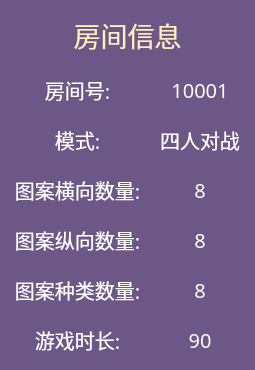
        <widget class="QWidget" name="roomInfomationWidget" native="true">
         <property name="sizePolicy">
          <sizepolicy hsizetype="Fixed" vsizetype="Preferred">
           <horstretch>0</horstretch>
           <verstretch>0</verstretch>
          </sizepolicy>
         </property>
         <property name="styleSheet">
          <string notr="true">QWidget {
	background-color: rgb(109, 87, 135);
}
QWidget#roomInfomationWidget {
	border: 2px solid rgb(255, 255, 255);
	border-radius: 5px;
}</string>
         </property>
         <layout class="QVBoxLayout" name="verticalLayout_8">
          <property name="spacing">
           <number>20</number>
          </property>
          <property name="leftMargin">
           <number>15</number>
          </property>
          <property name="topMargin">
           <number>15</number>
          </property>
          <property name="rightMargin">
           <number>15</number>
          </property>
          <property name="bottomMargin">
           <number>15</number>
          </property>
          <item>
           <widget class="QLabel" name="label_18">
            <property name="font">
             <font>
              <family>Minecraft AE</family>
              <pointsize>20</pointsize>
             </font>
            </property>
            <property name="styleSheet">
             <string notr="true">color: rgb(255, 237, 190);</string>
            </property>
            <property name="text">
             <string>房间信息</string>
            </property>
            <property name="alignment">
             <set>Qt::AlignCenter</set>
            </property>
           </widget>
          </item>
          <item>
           <layout class="QHBoxLayout" name="horizontalLayout_14">
            <property name="spacing">
             <number>20</number>
            </property>
            <item>
             <widget class="QLabel" name="label_8">
              <property name="sizePolicy">
               <sizepolicy hsizetype="Fixed" vsizetype="Preferred">
                <horstretch>0</horstretch>
                <verstretch>0</verstretch>
               </sizepolicy>
              </property>
              <property name="minimumSize">
               <size>
                <width>125</width>
                <height>0</height>
               </size>
              </property>
              <property name="maximumSize">
               <size>
                <width>125</width>
                <height>16777215</height>
               </size>
              </property>
              <property name="font">
               <font>
                <family>Minecraft AE</family>
                <pointsize>15</pointsize>
               </font>
              </property>
              <property name="styleSheet">
               <string notr="true">color: rgb(255, 255, 255);</string>
              </property>
              <property name="text">
               <string>房间号:</string>
              </property>
              <property name="alignment">
               <set>Qt::AlignCenter</set>
              </property>
             </widget>
            </item>
            <item>
             <widget class="QLabel" name="roomIdLabel">
              <property name="font">
               <font>
                <family>Minecraft AE</family>
                <pointsize>15</pointsize>
               </font>
              </property>
              <property name="styleSheet">
               <string notr="true">color: rgb(255, 255, 255);</string>
              </property>
              <property name="text">
               <string>10001</string>
              </property>
              <property name="alignment">
               <set>Qt::AlignCenter</set>
              </property>
             </widget>
            </item>
           </layout>
          </item>
          <item>
           <layout class="QHBoxLayout" name="horizontalLayout_15">
            <property name="spacing">
             <number>20</number>
            </property>
            <item>
             <widget class="QLabel" name="label_9">
              <property name="sizePolicy">
               <sizepolicy hsizetype="Fixed" vsizetype="Preferred">
                <horstretch>0</horstretch>
                <verstretch>0</verstretch>
               </sizepolicy>
              </property>
              <property name="minimumSize">
               <size>
                <width>125</width>
                <height>0</height>
               </size>
              </property>
              <property name="maximumSize">
               <size>
                <width>125</width>
                <height>16777215</height>
               </size>
              </property>
              <property name="font">
               <font>
                <family>Minecraft AE</family>
                <pointsize>15</pointsize>
               </font>
              </property>
              <property name="styleSheet">
               <string notr="true">color: rgb(255, 255, 255);</string>
              </property>
              <property name="text">
               <string>模式:</string>
              </property>
              <property name="alignment">
               <set>Qt::AlignCenter</set>
              </property>
             </widget>
            </item>
            <item>
             <widget class="QLabel" name="modeLabel">
              <property name="font">
               <font>
                <family>Minecraft AE</family>
                <pointsize>15</pointsize>
               </font>
              </property>
              <property name="styleSheet">
               <string notr="true">color: rgb(255, 255, 255);</string>
              </property>
              <property name="text">
               <string>四人对战</string>
              </property>
              <property name="alignment">
               <set>Qt::AlignCenter</set>
              </property>
             </widget>
            </item>
           </layout>
          </item>
          <item>
           <layout class="QHBoxLayout" name="horizontalLayout_13">
            <property name="spacing">
             <number>20</number>
            </property>
            <item>
             <widget class="QLabel" name="label_12">
              <property name="sizePolicy">
               <sizepolicy hsizetype="Fixed" vsizetype="Preferred">
                <horstretch>0</horstretch>
                <verstretch>0</verstretch>
               </sizepolicy>
              </property>
              <property name="minimumSize">
               <size>
                <width>125</width>
                <height>0</height>
               </size>
              </property>
              <property name="maximumSize">
               <size>
                <width>125</width>
                <height>16777215</height>
               </size>
              </property>
              <property name="font">
               <font>
                <family>Minecraft AE</family>
                <pointsize>15</pointsize>
               </font>
              </property>
              <property name="styleSheet">
               <string notr="true">color: rgb(255, 255, 255);</string>
              </property>
              <property name="text">
               <string>图案横向数量:</string>
              </property>
              <property name="alignment">
               <set>Qt::AlignCenter</set>
              </property>
             </widget>
            </item>
            <item>
             <widget class="QLabel" name="widthLabel">
              <property name="font">
               <font>
                <family>Minecraft AE</family>
                <pointsize>15</pointsize>
               </font>
              </property>
              <property name="styleSheet">
               <string notr="true">color: rgb(255, 255, 255);</string>
              </property>
              <property name="text">
               <string>8</string>
              </property>
              <property name="alignment">
               <set>Qt::AlignCenter</set>
              </property>
             </widget>
            </item>
           </layout>
          </item>
          <item>
           <layout class="QHBoxLayout" name="horizontalLayout_16">
            <property name="spacing">
             <number>20</number>
            </property>
            <item>
             <widget class="QLabel" name="label_13">
              <property name="sizePolicy">
               <sizepolicy hsizetype="Fixed" vsizetype="Preferred">
                <horstretch>0</horstretch>
                <verstretch>0</verstretch>
               </sizepolicy>
              </property>
              <property name="minimumSize">
               <size>
                <width>125</width>
                <height>0</height>
               </size>
              </property>
              <property name="maximumSize">
               <size>
                <width>125</width>
                <height>16777215</height>
               </size>
              </property>
              <property name="font">
               <font>
                <family>Minecraft AE</family>
                <pointsize>15</pointsize>
               </font>
              </property>
              <property name="styleSheet">
               <string notr="true">color: rgb(255, 255, 255);</string>
              </property>
              <property name="text">
               <string>图案纵向数量:</string>
              </property>
              <property name="alignment">
               <set>Qt::AlignCenter</set>
              </property>
             </widget>
            </item>
            <item>
             <widget class="QLabel" name="heightLabel">
              <property name="font">
               <font>
                <family>Minecraft AE</family>
                <pointsize>15</pointsize>
               </font>
              </property>
              <property name="styleSheet">
               <string notr="true">color: rgb(255, 255, 255);</string>
              </property>
              <property name="text">
               <string>8</string>
              </property>
              <property name="alignment">
               <set>Qt::AlignCenter</set>
              </property>
             </widget>
            </item>
           </layout>
          </item>
          <item>
           <layout class="QHBoxLayout" name="horizontalLayout_17">
            <property name="spacing">
             <number>20</number>
            </property>
            <item>
             <widget class="QLabel" name="label_16">
              <property name="sizePolicy">
               <sizepolicy hsizetype="Fixed" vsizetype="Preferred">
                <horstretch>0</horstretch>
                <verstretch>0</verstretch>
               </sizepolicy>
              </property>
              <property name="minimumSize">
               <size>
                <width>125</width>
                <height>0</height>
               </size>
              </property>
              <property name="maximumSize">
               <size>
                <width>125</width>
                <height>16777215</height>
               </size>
              </property>
              <property name="font">
               <font>
                <family>Minecraft AE</family>
                <pointsize>15</pointsize>
               </font>
              </property>
              <property name="styleSheet">
               <string notr="true">color: rgb(255, 255, 255);</string>
              </property>
              <property name="text">
               <string>图案种类数量:</string>
              </property>
              <property name="alignment">
               <set>Qt::AlignCenter</set>
              </property>
             </widget>
            </item>
            <item>
             <widget class="QLabel" name="patternNumberLabel">
              <property name="font">
               <font>
                <family>Minecraft AE</family>
                <pointsize>15</pointsize>
               </font>
              </property>
              <property name="styleSheet">
               <string notr="true">color: rgb(255, 255, 255);</string>
              </property>
              <property name="text">
               <string>8</string>
              </property>
              <property name="alignment">
               <set>Qt::AlignCenter</set>
              </property>
             </widget>
            </item>
           </layout>
          </item>
          <item>
           <layout class="QHBoxLayout" name="horizontalLayout_12">
            <property name="spacing">
             <number>20</number>
            </property>
            <item>
             <widget class="QLabel" name="label_17">
              <property name="sizePolicy">
               <sizepolicy hsizetype="Fixed" vsizetype="Preferred">
                <horstretch>0</horstretch>
                <verstretch>0</verstretch>
               </sizepolicy>
              </property>
              <property name="minimumSize">
               <size>
                <width>125</width>
                <height>0</height>
               </size>
              </property>
              <property name="maximumSize">
               <size>
                <width>125</width>
                <height>16777215</height>
               </size>
              </property>
              <property name="font">
               <font>
                <family>Minecraft AE</family>
                <pointsize>15</pointsize>
               </font>
              </property>
              <property name="styleSheet">
               <string notr="true">color: rgb(255, 255, 255);</string>
              </property>
              <property name="text">
               <string>游戏时长:</string>
              </property>
              <property name="alignment">
               <set>Qt::AlignCenter</set>
              </property>
             </widget>
            </item>
            <item>
             <widget class="QLabel" name="timeLabel">
              <property name="font">
               <font>
                <family>Minecraft AE</family>
                <pointsize>15</pointsize>
               </font>
              </property>
              <property name="styleSheet">
               <string notr="true">color: rgb(255, 255, 255);</string>
              </property>
              <property name="text">
               <string>90</string>
              </property>
              <property name="alignment">
               <set>Qt::AlignCenter</set>
              </property>
             </widget>
            </item>
           </layout>
          </item>
         </layout>
        </widget>
